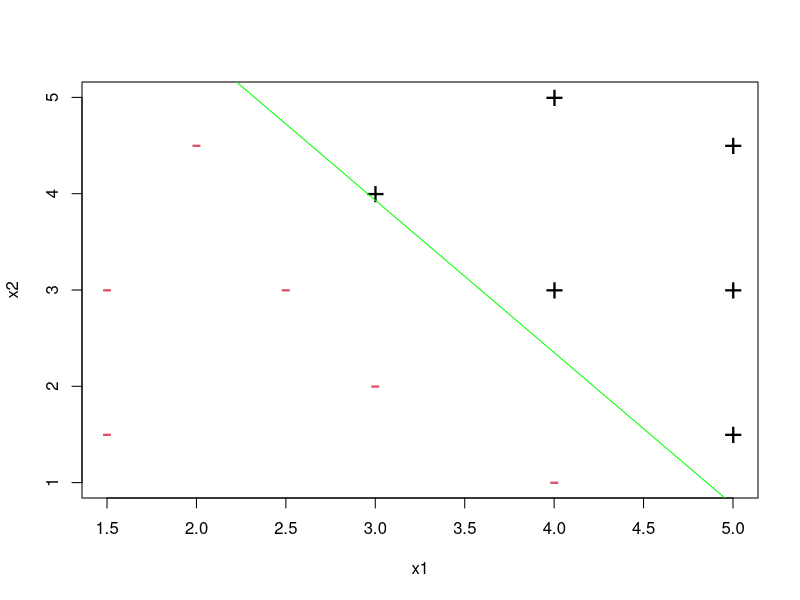

This figure's R source:
# Função de treinamento
perceptron.treino <- function(dados, pesos){
  # Taxa de aprendizado
  n <- 0.3
  
  # Variáveis de controle
  erro <- 1 # Treinar rede enquanto erro = 1 (condicao de parada, erro = 0 => 100% de acerto)
  epoca <- 0
  
  while(erro== 1){
    erro <- 0
    epoca <- epoca + 1
    cat("\nEpoca: ", epoca)
    erroMedio <- 0 # Erro médio p/ a época
    for(i in 1:nrow(dados)){
      
      v <- 0 # Potencial de ativação (produto interno Sum_i(Wi+Xi))
      for(j in 1:length(pesos)){
        v <- v + pesos[j]*dados[i, j]  
      }
      
      # Função Sinal
      y <- sign(v)
      erroMedio <- erroMedio + (dados[i,4]-y)*(dados[i,4]-y)
      
      # Atualizaçῶao dos pesos
      if(dados[i,4] != y){
        erro <- 1
        # Ajuste dos pesos em função do erro/amostra
        for(j in 1:length(pesos)){
          pesos[j] <- pesos[j] + n*(dados[i,4]-y)*dados[i, j]
        }
      }
      
    }
    erroMedio <- erroMedio/nrow(dados)
    cat("\nErro Medio: ", erroMedio)
  }
  cat("\nFinalizado com ", epoca," epocas")
  return(pesos)
}

# Função de teste
perceptron.teste <- function(pesos, dado){
  # Produto interno
  #v <- pesos %*% dado
  v <- 0
  for(i in 1:length(pesos)){
    v <- v + pesos[i]*dado[i]
  }
  y <- sign(v) # Ativação
  return(y)
}

# Conjunto de dados (valores das variaveis Xi)
x1 <- c(4,2,5,3,1.5,2.5,4,5,1.5,3,5,4)
x2 <- c(5,4.5,4.5,4,3,3,3,3,1.5,2,1.5,1)
bias <- c(1,1,1,1,1,1,1,1,1,1,1,1)
classe <- c(1,-1,1,1,-1,-1,1,1,-1,-1,1,-1)
dados <- data.frame(x1,x2, bias, classe)

# Pesos iniciais (aleatórios)
pesos <- runif(3, -1, 1)
pesos <- t(pesos) # Transposto (estrutura matricial, p/ indexação)

# Treinando a rede
novos.pesos <- perceptron.treino(dados, pesos)

# Plotando dados
cores <- dados$classe
cores[cores==-1] <- 2
plot(x1,x2,col=cores,pch=ifelse(dados$classe>0,"+","-"), cex=2, lwd=2)
# Hiperplano
intersecao <- -novos.pesos[3]/novos.pesos[2]
coef.angular <- -novos.pesos[1]/novos.pesos[2]
abline(intersecao, coef.angular, col="green") 

# Testando a 'rede'
exemplo <- c(3.5,2,1)
y_ <- perceptron.teste(novos.pesos, exemplo)
#plot(exemplo[1], exemplo[2], col="blue", pch="*")
cat("\nTeste: ", exemplo," / Classe: ", y_)